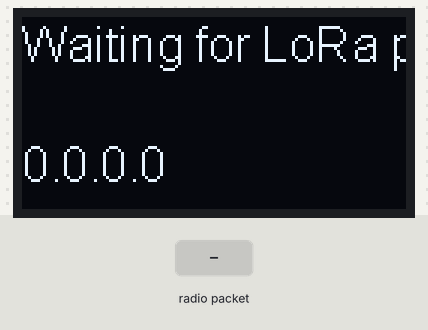
Bench run of a sketch on a simulated ESP32. Shown: 128×64 one-colour display. Inputs (shaded band) come from the test bench. WiFi joins after 1.5 s; servers stay silent unless stated; no radio packets arrive unless stated; what the sketch prints to the serial monitor is not drawn.

Above: at 1.2 s.
1.3 s: radio packet "0" arrives
At 2.0 s:
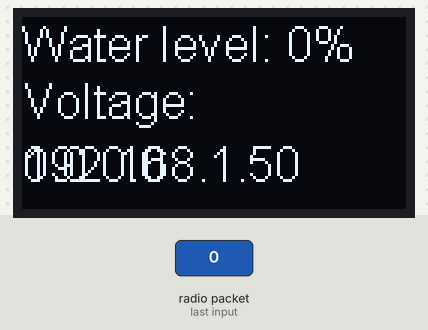
3.0 s: radio packet "90" arrives
At 3.9 s:
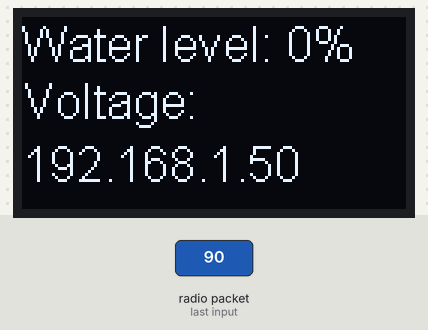
Timing chart, 0 to 6.0 s (numbered marks = the images above; inputs shaded):
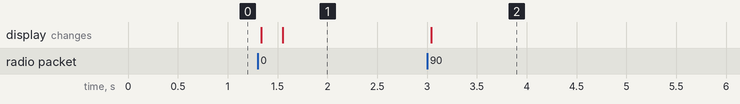

The sketch:

_urga_tek.ino
```cpp
#include <SPI.h>
#include <LoRa.h>
#include <Wire.h>
#include <SSD1306Wire.h>

#include <WiFi.h>

#define a_SSID "Wifi SSID"
#define a_PASSWORD "Wifi password"
WiFiServer server(80);

#define a_DOMAIN (String) "Domain"
#define a_HOST (String) "@"
#define a_DNS_PASSWORD (String) "DNS password"

// Pin definitions
#define SDA     21   // I2C data
#define SCL     22  // I2C clock
#define SS      18  // SPI slave select
#define RST     -1  // OLED reset
#define CONFIG_MOSI 27
#define CONFIG_MISO 19
#define CONFIG_CLK  5
#define CONFIG_NSS  18
#define CONFIG_RST  23
#define CONFIG_DIO0 26

// Images for water levels
#define WATER_0 ""
#define WATER_25 WATER_0
#define WATER_50 ""
#define WATER_75 WATER_50
#define WATER_100 ""

// Create SSD1306 object
SSD1306Wire display(0x3C, SDA, SCL);

char w_lvl;

void setup() {
  // Initialize serial communication
  Serial.begin(9600);

  // Initialize LoRa module
  SPI.begin(CONFIG_CLK, CONFIG_MISO, CONFIG_MOSI, CONFIG_NSS);
  LoRa.setPins(CONFIG_NSS, CONFIG_RST, CONFIG_DIO0);
  if (!LoRa.begin(433E6)) {
    Serial.println("LoRa initialization failed. Check your connections!");
    while (1);
  }
   LoRa.setSpreadingFactor(12);
  // Initialize OLED display
  display.init();
  display.flipScreenVertically();
  display.setFont(ArialMT_Plain_16);
  display.setTextAlignment(TEXT_ALIGN_LEFT);
  display.drawString(0, 0, "Waiting for LoRa packets...");
  display.display();

  WiFi.begin(a_SSID, a_PASSWORD);
  server.begin();
    if ((millis()/(12 * 1000 * 60) ) > 1 ){ESP.restart();}
}

bool old_wifi_state = false;
String OldData;

void loop() {
  // Check if a packet is available
  if (LoRa.parsePacket()) {
    Serial.println("Receaving packet...");
    String NewData;
    NewData = LoRa_parser();

    if (NewData != ""){
      // Display water level and voltage on the OLED display
      OldData = NewData;
      display.clear();
      display.drawString(0, 0, NewData);
      display.display();
    }
  }

  //Test for connection to the great all mighty wifi
  if ((WiFi.status() == WL_CONNECTED) != old_wifi_state){
    old_wifi_state = (WiFi.status() == WL_CONNECTED);
    Serial.println("Server:" + (WiFi.status() == WL_CONNECTED) ? WiFi.localIP().toString() : "Offline");
    display.drawString(0, 40, "Server:" + (WiFi.status() == WL_CONNECTED) ? WiFi.localIP().toString() : "Offline");
    display.display();
    //changeIP();
  }

  Web_Server();
   display.drawString(0, 40, "Server:" + (WiFi.status() == WL_CONNECTED) ? WiFi.localIP().toString() : "Offline");
    display.display();
}


inline void Web_Server(){
  WiFiClient client = server.available();   // listen for incoming clients

  if (client) {                             // if you get a client,
    Serial.println("New Client.");           // print a message out the serial port
    String currentLine = "";                // make a String to hold incoming data from the client
    while (client.connected()) {            // loop while the client's connected
      if (client.available()) {             // if there's bytes to read from the client,
        char c = client.read();             // read a byte, then
        if (c == '\n') {                    // if the byte is a newline character

          // if the current line is blank, you got two newline characters in a row.
          // that's the end of the client HTTP request, so send a response:
          if (currentLine.length() == 0) {
            // HTTP headers always start with a response code (e.g. HTTP/1.1 200 OK)
            // and a content-type so the client knows what's coming, then a blank line:
            client.println("HTTP/1.1 200 OK");
            client.println("Content-type:text/html");
            client.println();

            // the content of the HTTP response follows the header:
            String body;
            switch (w_lvl){
              case 1:
                body = WATER_25;
                break;
              case 2:
                body = WATER_50;
                break;
              case 3:
                body = WATER_75;
                break;
              case 4:
                body = WATER_100;
                break;
              default:
                body = WATER_0;
            }
            client.print("<body style=\"background-image: url(" + body + ");display: grid;\">");
            client.print("<div style=\"grid\">");
            String tempstr = OldData;
            tempstr.replace("\n","</text><text style=\"background-color:#2196F3;padding: 6px 8px 6px 10px\">");
            client.print("<text style=\"background-color:#2196F3;padding: 6px 8px 6px 10px;font-size: 60px;\">" + tempstr + "</text>");
            client.print("</div>");
            client.print("</body>");

            // The HTTP response ends with another blank line:
            client.println();
            // break out of the while loop:
            break;
          } else {    // if you got a newline, then clear currentLine:
            currentLine = "";
          }
        } else if (c != '\r') {  // if you got anything else but a carriage return character,
          currentLine += c;      // add it to the end of the currentLine
        }
      }
    }
    // close the connection:
    client.stop();
    Serial.println("Client Disconnected.");
  }
}


String LoRa_parser(){
  String packet = "";

    // Read the packet into a string
    while (LoRa.available()) {
      packet += (char)LoRa.read();
    }

    Serial.println(packet);
    // Process the packet
    if (packet.length() > 0) {
      // Extract water level and voltage information
      String waterLevel = packet.substring(0,4);
      w_lvl = 0;
      for(int i = 0; i<4; i++){
        w_lvl += (int) waterLevel[i] - 48;
      }
      Serial.println(w_lvl,HEX);
      String voltage = packet.substring(5);


    return "Water level: " + getWaterLevelString(w_lvl) + "\nVoltage: " + voltage;
    }
    else{
      return "";
    }
}

inline String getWaterLevelString(char level) {
  switch (level) {
    case 1:
      return "25%";
    case 2:
      return "50%";
    case 3:
      return "75%";
    case 4:
      return "100%";
    default:
      return "0%";
  }

}


void changeIP(){
  WiFiClient client;
  String IP;
  if(!(WiFi.status() == WL_CONNECTED)){return;};
  IP = getIP(client);

  //Turn IP string into IP
  String UpdateIP = "/update?host=" + a_HOST + "&domain=" + a_DOMAIN + "&password=" + a_DNS_PASSWORD + "&ip=" + IP;
  Serial.println("Sending this thingy: " + UpdateIP);

  int escape_int = 0;
  if(client.connect("dynamicdns.park-your-domain.com",80) && escape_int < 1000){
    delay(1);
    escape_int++;


  client.println("GET " + UpdateIP + " HTTP/1.1");
  client.println("Host: dynamicdns.park-your-domain.com");
  client.println("Connection: close");
  client.println();
  }
  else{
    Serial.println("Failed to update IP");
  }

  client.stop();
  }


String getIP(WiFiClient client){
  int escape_int = 0;

  Serial.println("Attempting to get ip...");

  if (client.connect("api.ipify.org", 80)) {
    Serial.println("connected");
    client.println("GET / HTTP/1.0");
    client.println("Host: api.ipify.org");
    client.println();
  } else {
    Serial.println("connection failed");
    return "-------";
  }

  Serial.println(client.connected());
  escape_int = 0;
  String IP;
   while (!client.available()&& escape_int < 500){
    delay(1);
     escape_int ++;
    };


    escape_int = 0;
  while (client.available() && escape_int < 1000){
    //Serial.write(client.read());
    char c = client.read();
    if(IP.endsWith("gin")){
      IP = "";
    }
    //Serial.write(c);
    IP += c;

    //Serial.println("symbol: " + IP);
    escape_int ++;
  }

  IP.replace("\n","");


  Serial.println("Packet = " + IP);
  client.stop();
  return IP;
}
```

Measured:
- after the input at 1.3 s, the display: first changes at once (image 1 shows a later state)
- after the input at 3.0 s, the display: changes at once (image 2)
